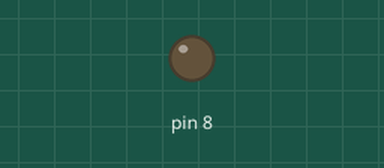
The sketch below on a simulated Arduino Uno, built with avr-gcc and run on an emulated ATmega328P. Parts: output pins drawn as LEDs (lit = HIGH). What the sketch prints to the serial monitor is not drawn.

Above: at 8.0 s.
At 17.0 s:
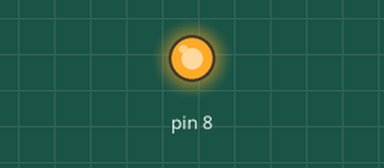
Timing chart, 0 to 41.6 s (numbered marks = the images above):
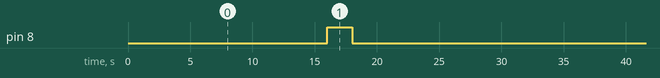

The sketch:

mosfet_control.ino
```cpp
double voltage = 1.4;
double changeAmount = 0.2;
void setup() {
  // put your setup code here, to run once:
  pinMode(8, OUTPUT);
  Serial.begin(9600);
}

void loop() {
  // put your main code here, to run repeatedly:

  int vMap = map(voltage, 0, 5, 0, 255);
  analogWrite(8, vMap);
  voltage = voltage + changeAmount;
  if(voltage >= 3 || voltage <= 1.4)
  {
    changeAmount = -1 * changeAmount;
  }
  Serial.print(voltage);
  delay(2000);
}
```

Measured:
- by itself, pin 8: alternates HIGH for 2.0 s and LOW for 30.0 s
